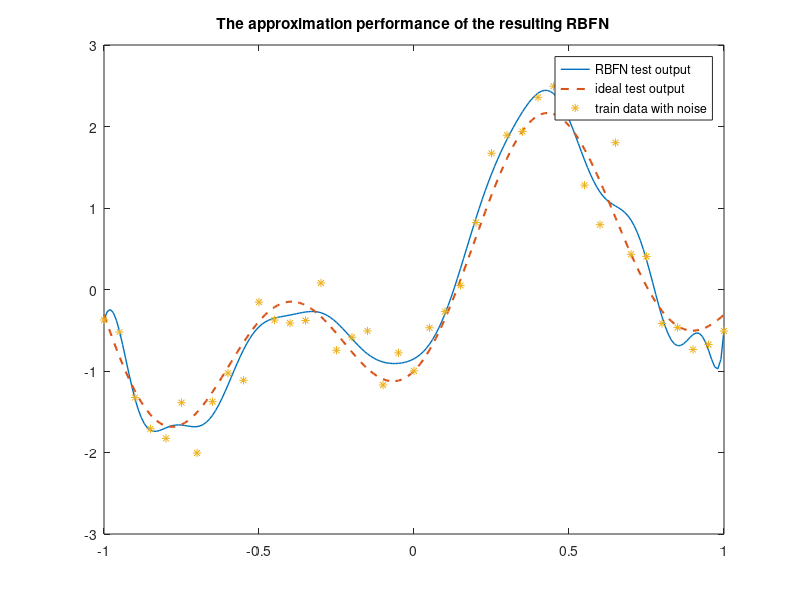

Write the MATLAB code that produced this figure.
%init
close all;clear;clc;

%parameter
x_train=-1:0.05:1;%uniform step 0.08
x_test=-1:0.01:1;%uniform step 0.01
N=length(x_train);
x=randn(1,N);%random Gaussian noise for xtain not for xtest
d=1.2*sin(pi*x_train)-cos(2.4*pi*x_train)+0.3*x;%x with noise
%calculate phi
rand_index=randperm(N,20);% randomly choose centres 20
M=x_train(rand_index);
coef=length(M)/(-(max(M)-min(M))^2);
phi=zeros(N,length(M));%initialize phi
for i=1:N
    for j=1:length(M)
        r=x_train(i)-M(j);
        phi(i,j)=exp(coef*r^2);
    end
end
phi=[ones(N,1),phi];% bias
w=pinv(phi)*d';%get the unique solution w
%test data
phi_test=zeros(length(x_test),length(M));%initialize phi_test
for i=1:length(x_test)
    for j=1:length(M)
        r=x_test(i)-M(j);
        phi_test(i,j)=exp(coef*r^2);
    end
end
phi_test=[ones(length(x_test),1),phi_test];
d_test=phi_test*w;
ideal_test=1.2*sin(pi*x_test)-cos(2.4*pi*x_test);
error_train=sum((d-(phi*w)').^2)/N;%mse
error_test=sum((ideal_test-d_test').^2)/length(x_test);
figure(1)
plot(x_test,d_test,'LineWidth',1);
hold on;
plot(x_test,ideal_test,'--','LineWidth',1.5);
hold on;
plot(x_train,d,'*');
hold on;
legend('RBFN test output','ideal test output','train data with noise');
title('The approximation performance of the resulting RBFN');
